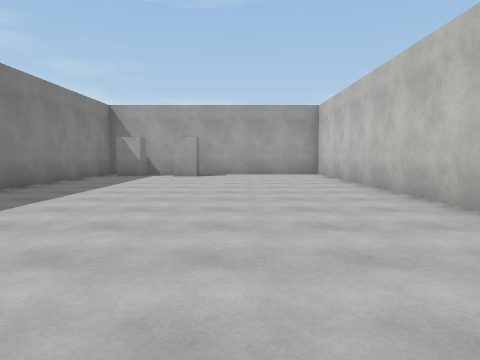
View 1 (above)

24 first-person views from a walk through a Unity game level. The camera is 1.3 m above the floor, tilts 4° down and sees 70° across. The floor is counted in squares, 2 m on a side. Each view is taken from the middle of a square. On the plan, view 1 faces up. The plan holds only what a view shows up to about 10 squares ahead; the rest is blank. The place goes on beyond the plan. The player is left out. Surface patterns are stand-ins for the level's own textures.

View 2
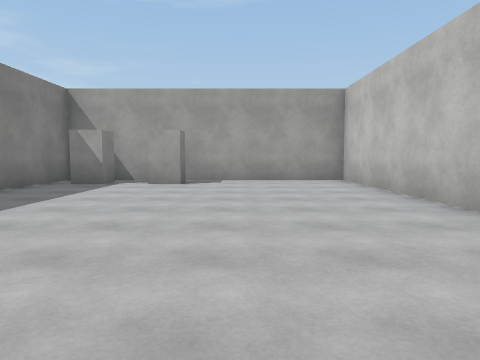

View 3
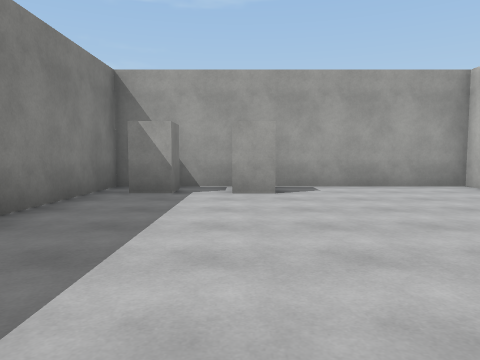

View 4
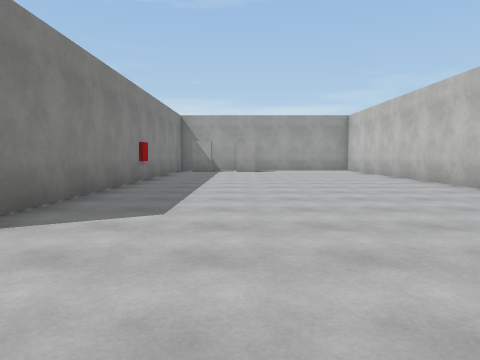

View 5
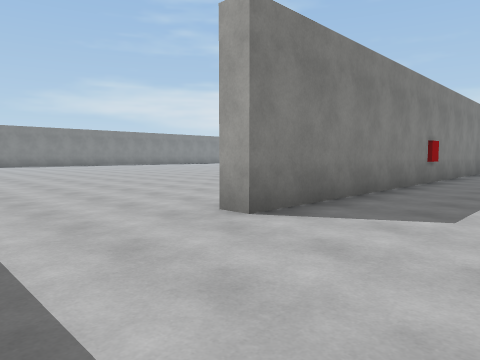

View 6
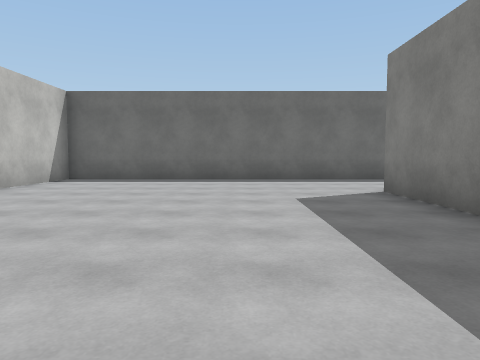

View 7
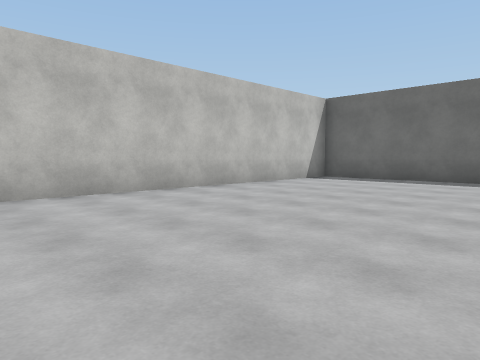

View 8
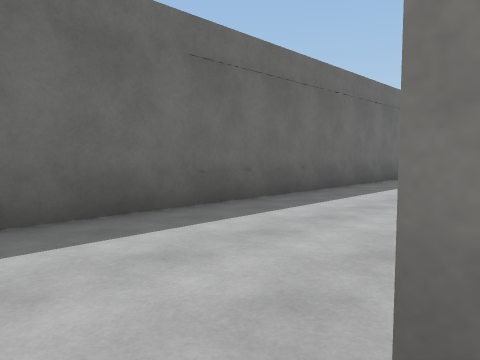

View 9
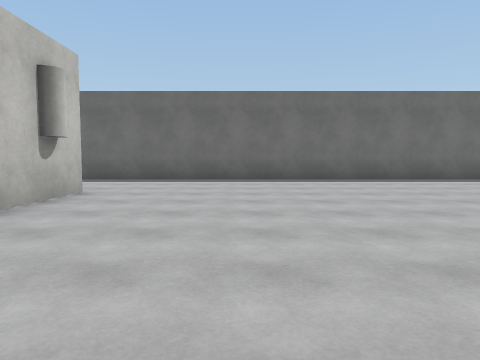

View 10
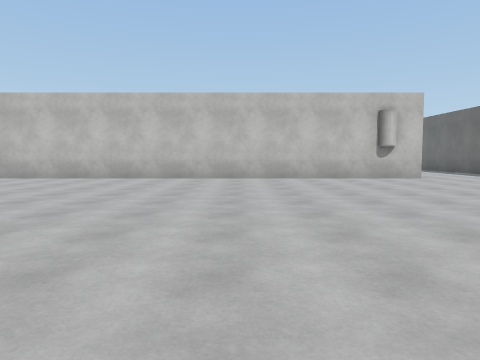

View 11
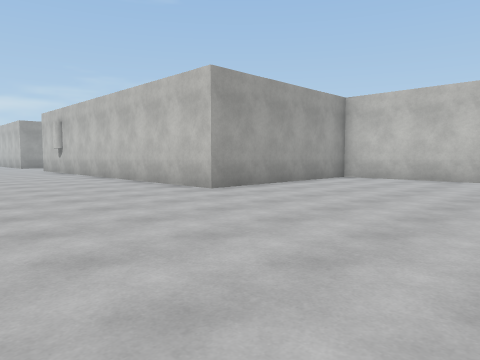

View 12
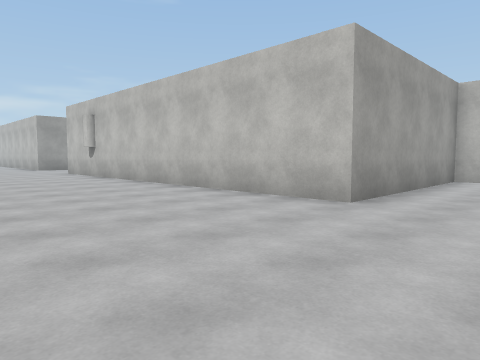

View 13
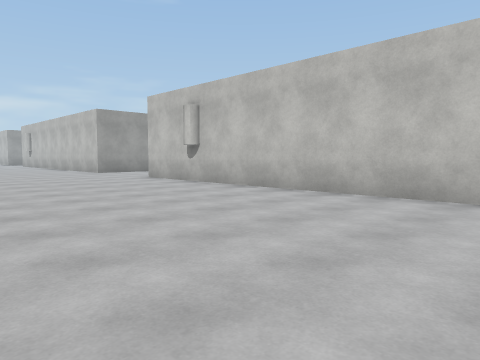

View 14
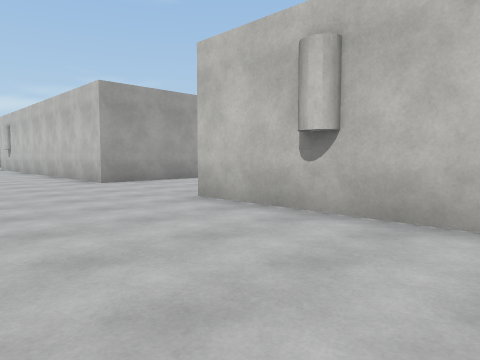

View 15
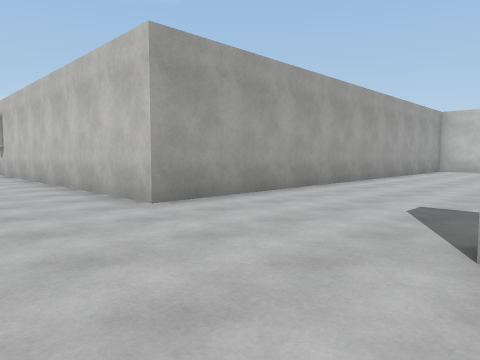

View 16
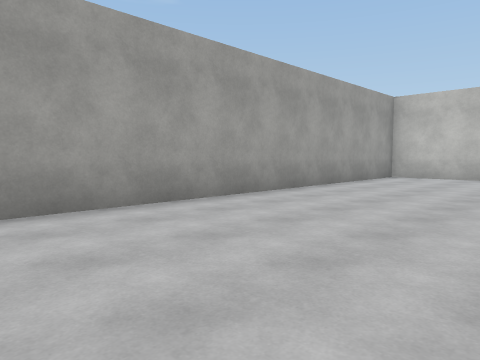

View 17
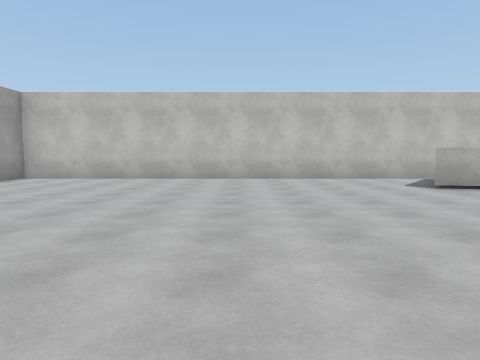

View 18
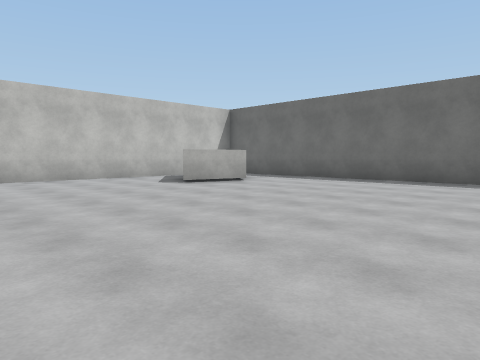

View 19
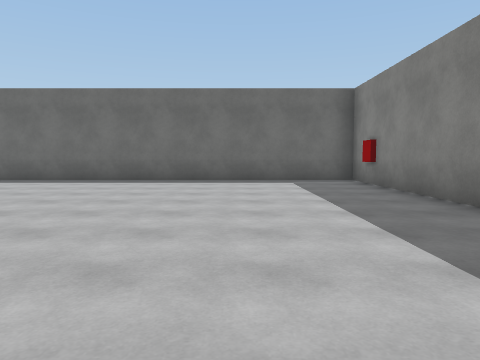

View 20
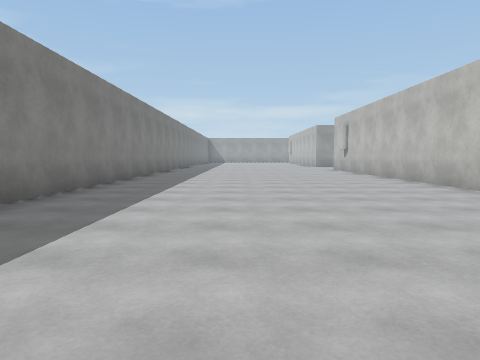

View 21
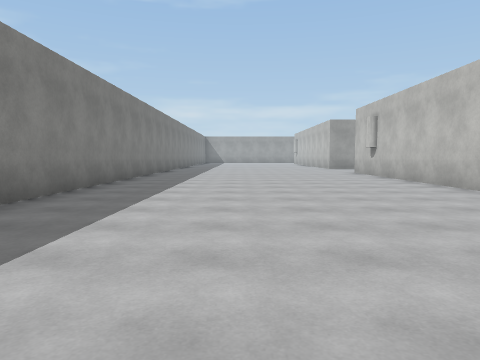

View 22
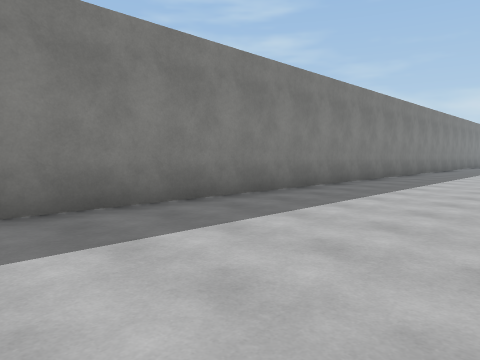

View 23
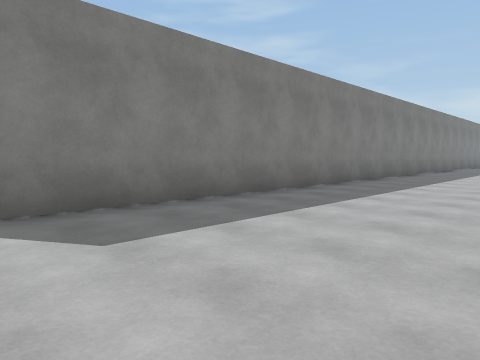

View 24
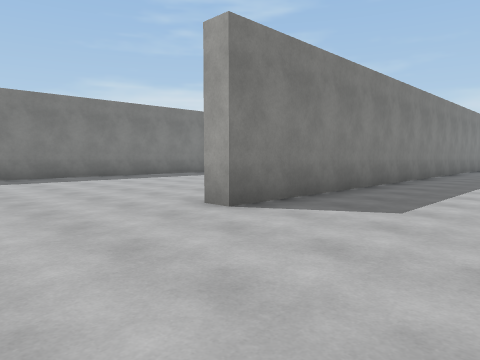

### Floor plan
Points are (right, up) in squares from view 1. A wall is a line through its corners. A room is listed if a view was taken in it or the views show most of it. See-through windows are left out.
Room 1 (views 1, 2, 3, 4, 5, 6, 7, 8, 9, 10, 11, 12, 13, 14, 15, 20, 21, 22, 23, 24)
walls: (-25.9, 13.2) (-25.9, 11.9); (-10.5, 27.2) (-10.5, 35.1); (-14.8, -3.6) (2.8, -3.6) (2.8, 12.3) (-4.6, 12.3) (-4.6, -0.2) (-5.1, -0.2) (-5.1, 12.3) (-10.5, 12.3) (-10.5, 23.5); (-18.2, 35.1) (-18.2, 13) (-18.8, 13)
ways out: opening at (-10.2, 25.5) to room 2
objects: block (-4, 11); block (-2, 11)
Room 2 (views 16, 17, 18, 19)
walls: (-0.6, 15.3) (-0.1, 17.2); (-10.1, 17.8) (-10.1, 12.8) (-0.5, 12.8); (2.8, 15.4) (2.8, 27.2) (-10.5, 27.2)
ways out: opening at (-10.2, 25.5) to room 1

Where each view was taken, in squares from view 1:
view 1: 0 up, 0 right, facing up
view 2: 3 up, 0 right, facing up
view 3: 5 up, 2 left, facing up
view 4: 3 down, 2 left, facing up
view 5: 3 down, 2 left, facing up-left
view 6: 6 up, 2 left, facing down
view 7: 6 up, 3 left, facing down-right
view 8: 0 up, 4 left, facing down-left
view 9: 6 up, 8 left, facing down
view 10: 5 up, 15 left, facing right
view 11: 7 up, 15 left, facing up-right
view 12: 10 up, 15 left, facing up-right
view 13: 14 up, 16 left, facing up-right
view 14: 19 up, 14 left, facing up-right
view 15: 23 up, 13 left, facing up-right
view 16: 23 up, 8 left, facing up-right
view 17: 21 up, 7 left, facing right
view 18: 22 up, 7 left, facing down-right
view 19: 22 up, 7 left, facing down
view 20: 22 up, 15 left, facing up
view 21: 25 up, 15 left, facing up
view 22: 19 up, 14 left, facing up-left
view 23: 13 up, 14 left, facing up-left
view 24: 10 up, 15 left, facing up-left
